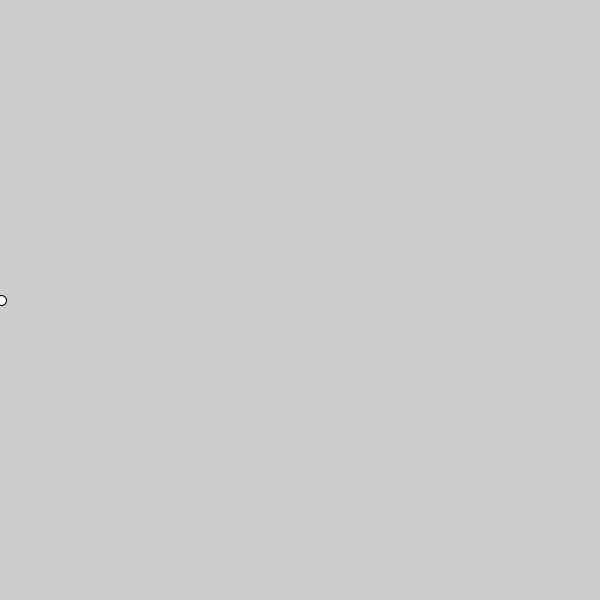
Frame 1 (no input)
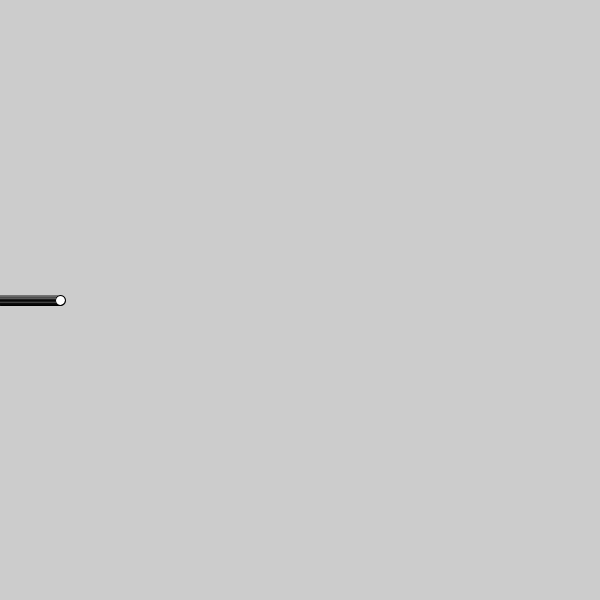
Frame 60 (the mouse pressed at the canvas centre just before this capture)
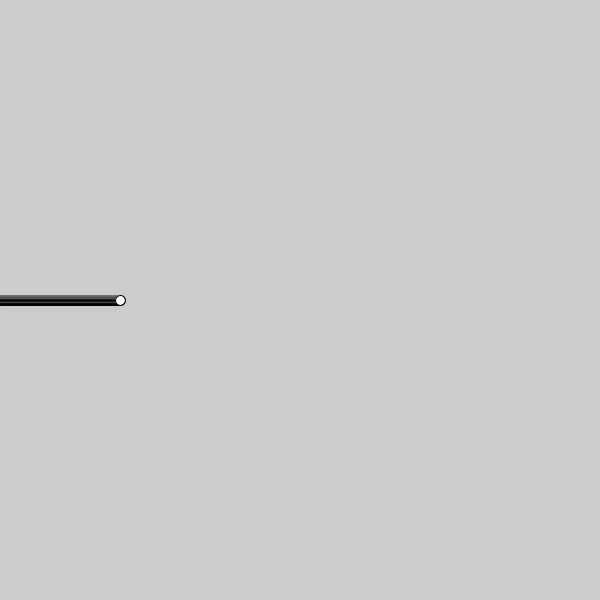
Frame 120 (the mouse held since frame 60 and released just before this capture)

The Processing sketch that drew these frames (run headless with seeded random() and noise(); from frame 60 on, the mouse is pressed at the canvas centre):

// Processing sketch: processing_183293
// ── processing_183293.pde

float gato = 0;
void setup () { size (600,600); 
size(600,600);
}
void draw () { gato = gato + 1; 
ellipse (gato,300,10,10); 
}
